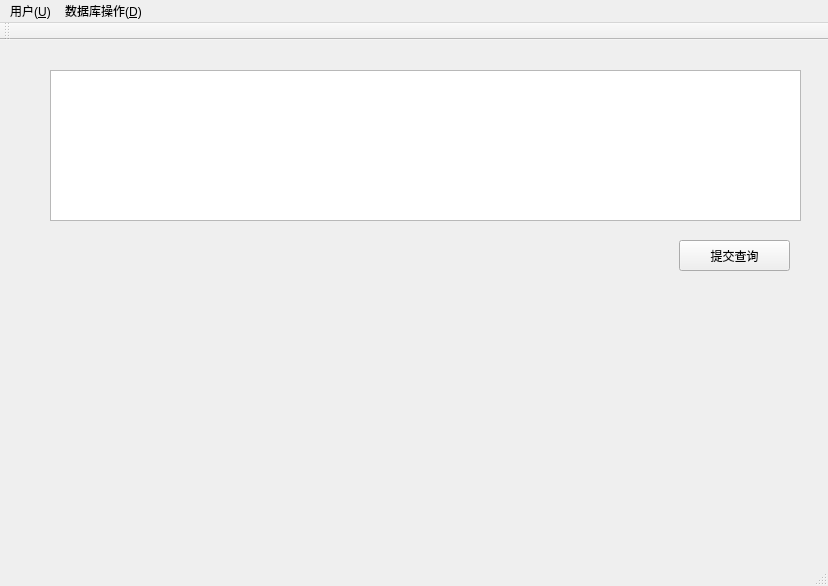
<?xml version="1.0" encoding="UTF-8"?>
<ui version="4.0">
 <class>MainWindow</class>
 <widget class="QMainWindow" name="MainWindow">
  <property name="geometry">
   <rect>
    <x>0</x>
    <y>0</y>
    <width>828</width>
    <height>586</height>
   </rect>
  </property>
  <property name="windowTitle">
   <string>MainWindow</string>
  </property>
  <widget class="QWidget" name="centralWidget">
   <widget class="QTextBrowser" name="textBrowser">
    <property name="geometry">
     <rect>
      <x>50</x>
      <y>30</y>
      <width>751</width>
      <height>151</height>
     </rect>
    </property>
   </widget>
   <widget class="QPushButton" name="pushButtonCommitQ">
    <property name="geometry">
     <rect>
      <x>679</x>
      <y>200</y>
      <width>111</width>
      <height>31</height>
     </rect>
    </property>
    <property name="text">
     <string>提交查询</string>
    </property>
   </widget>
  </widget>
  <widget class="QMenuBar" name="menuBar">
   <property name="geometry">
    <rect>
     <x>0</x>
     <y>0</y>
     <width>828</width>
     <height>17</height>
    </rect>
   </property>
   <widget class="QMenu" name="menu_U">
    <property name="title">
     <string>用户(&amp;U)</string>
    </property>
    <addaction name="action_L"/>
    <addaction name="action_R"/>
   </widget>
   <widget class="QMenu" name="menu_R">
    <property name="title">
     <string>数据库操作(&amp;D)</string>
    </property>
    <addaction name="action_C"/>
    <addaction name="action_CreateTable"/>
    <addaction name="action_E"/>
   </widget>
   <addaction name="menu_U"/>
   <addaction name="menu_R"/>
  </widget>
  <widget class="QToolBar" name="mainToolBar">
   <attribute name="toolBarArea">
    <enum>TopToolBarArea</enum>
   </attribute>
   <attribute name="toolBarBreak">
    <bool>false</bool>
   </attribute>
  </widget>
  <widget class="QStatusBar" name="statusBar"/>
  <action name="action_L">
   <property name="text">
    <string>登录(&amp;L)</string>
   </property>
  </action>
  <action name="action_R">
   <property name="text">
    <string>注册(&amp;R)</string>
   </property>
  </action>
  <action name="action_C">
   <property name="text">
    <string>创建/选择数据库(&amp;C)</string>
   </property>
  </action>
  <action name="action_CreateTable">
   <property name="text">
    <string>创建表(&amp;T)</string>
   </property>
  </action>
  <action name="action_E">
   <property name="text">
    <string>编辑表(&amp;E)</string>
   </property>
  </action>
 </widget>
 <layoutdefault spacing="6" margin="11"/>
 <resources/>
 <connections/>
</ui>
